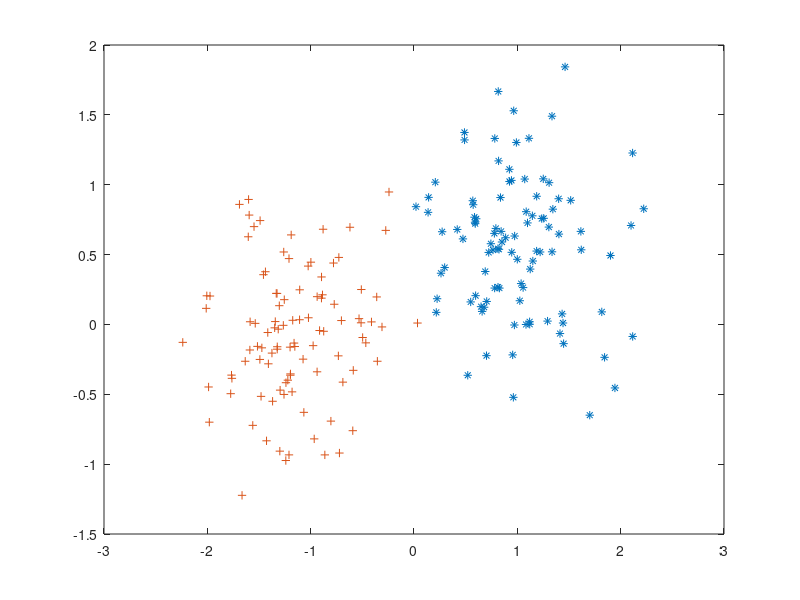

Recreate this plot in MATLAB.
% Test data classes
%   classA: centered around (1.0,0.5)
%   classB: centered around (-1.0,0.0)
sd = 0.5; % standard deviation
classA(1,:) = randn(1,100) .* sd + 1.0;
classA(2,:) = randn(1,100) .* sd + 0.5;
classB(1,:) = randn(1,100) .* sd - 1.0;
classB(2,:) = randn(1,100) .* sd + 0.0;

% Merge into one pattern
patterns = [classA, classB];

% Create values row vector
targets(1,1:100) = ones(1,100);
targets(1,101:200) = ones(1,100) .* -1.0;

% Permute into random order
permute = randperm(200);
patterns = patterns(:, permute);
targets = targets(:, permute);

plot(patterns(1, find(targets>0)), ...
    patterns(2, find(targets>0)), '*',...
    patterns(1, find(targets<0)), ...
    patterns(2, find(targets<0)), '+');